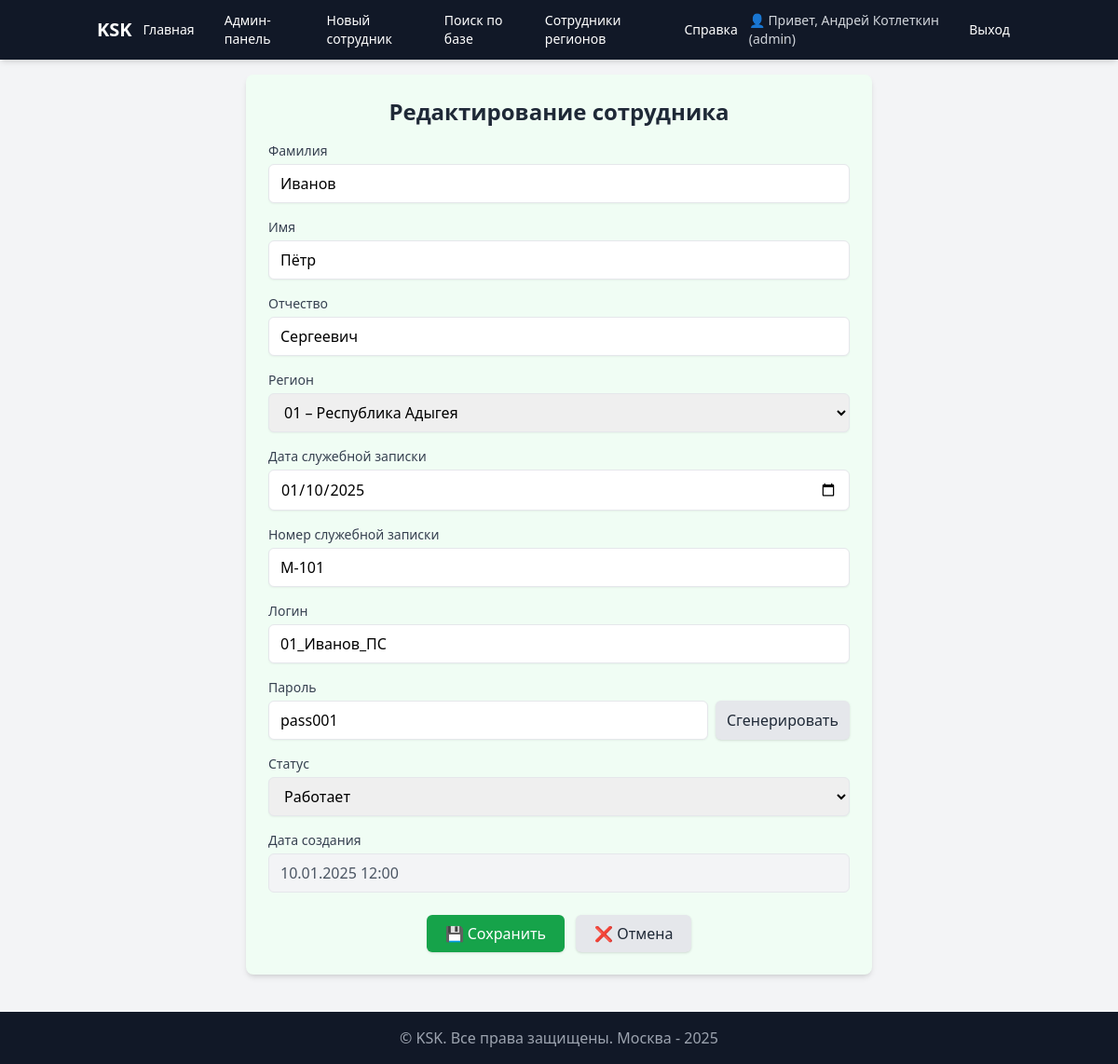
/edit/1/ (signed in), run on the app's committed database.
### users/models.py (models this page shows, shortened)
class User(AbstractUser):
    class Roles(models.TextChoices):
        ADMIN = 'admin', 'Администратор'
        MANAGER = 'staff', 'Персонал'
        VIEWER = 'user', 'Пользователь'
    role = models.CharField(
        max_length=20,
        choices=Roles.choices,
        default=Roles.VIEWER,
        verbose_name='Роль',
    )
    def is_admin(self) -> bool:
        return self.role == self.Roles.ADMIN or self.is_superuser

### employees/models.py (models this page shows, shortened)
class Employee(models.Model):
    ACTIONS = [
        ("create", "Создание"),
        ("block", "Блокировка"),
    ]
    STATUSES = [
        ("active", "Работает"),
        ("blocked", "Заблокирован"),
    ]
    last_name = models.CharField(max_length=100, verbose_name="Фамилия")
    first_name = models.CharField(max_length=100, verbose_name="Имя")
    patronymic = models.CharField(
        max_length=100,
        blank=True,
        null=True,
        verbose_name="Отчество",
    )
    region_name = models.ForeignKey(
        Region,
        on_delete=models.CASCADE,
        related_name="as_name",
        verbose_name="Регион",
    )
    region_code = models.ForeignKey(
        Region,
        on_delete=models.CASCADE,
        related_name="as_code",
        verbose_name="Код региона",
    )
    note_date = models.DateField(
        null=True,
        blank=True,
        verbose_name="Дата служебной записки",
        validators=[validate_not_future],
    )
    note_number = models.CharField(
        max_length=50,
        verbose_name="Номер служебной записки",
    )
    login = models.CharField(
        max_length=150,
        unique=True,
        verbose_name="Логин",
    )
    password = models.CharField(
        max_length=128,
        verbose_name="Пароль (хранится открытым текстом по ТЗ)",
    )
    action = models.CharField(
        max_length=10,
        choices=ACTIONS,
        default="create",
        verbose_name="Действие",
    )
    status = models.CharField(
        max_length=10,
        choices=STATUSES,
        default="active",
        verbose_name="Статус",
    )
    created_at = models.DateTimeField(
        auto_now_add=True,
        verbose_name="Дата создания",
    )
    class Meta:
        verbose_name = "Сотрудник"
        verbose_name_plural = "Сотрудники"

class Region(models.Model):
    name = models.CharField(
        max_length=150,
        verbose_name="Регион (код и название)",
    )
    code = models.CharField(
        max_length=2,
        unique=True,
        verbose_name="Код региона",
        validators=[
            RegexValidator(
                r"^\d{2}$",
                "Код региона должен быть двухзначным",
            )
        ],
    )
    class Meta:
        verbose_name = "Регион"
        verbose_name_plural = "Регионы"

### employees/views.py (the view)
# urls.py: path('edit/<int:pk>/', views.edit_employee, name='edit_employee'),
@login_required
def edit_employee(request, pk):
    if not (request.user.is_admin or request.user.is_manager):
        messages.error(request, "У вас нет прав для редактирования сотрудников.")
        return redirect("search_employee")
    employee = get_object_or_404(Employee, pk=pk)
    if request.method == "POST":
        if request.POST.get("confirm") == "yes":
            form_data = request.session.get("edit_data")
            if not form_data:
                messages.error(request, "Нет данных для сохранения.")
                return redirect("search_employee")
            form = EmployeeForm(form_data, instance=employee)
            if form.is_valid():
                emp = form.save(commit=False)
                emp.login = request.session.get("edit_login", emp.login)
                emp.password = request.session.get("edit_password", emp.password)
                emp.save()
                messages.success(request, f"Сотрудник {emp} успешно изменён!")
                for key in ["edit_data", "edit_login", "edit_password"]:
                    request.session.pop(key, None)
                prev_url = request.POST.get("prev_url") or reverse("search_employee")
                return redirect(prev_url)
        else:
            form = EmployeeForm(request.POST, instance=employee)
            if form.is_valid():
                request.session["edit_data"] = request.POST
                request.session["edit_login"] = request.POST.get("login", employee.login)
                request.session["edit_password"] = request.POST.get("password", employee.password)
                prev_url = request.GET.get("prev_url") or request.META.get(
                    "HTTP_REFERER", reverse("search_employee")
                )
                return render(
                    request,
                    "confirm_edit.html",
                    {"employee": employee, "prev_url": prev_url, "saved": False},
                )
    else:
        form = EmployeeForm(instance=employee)
    return render(request, "edit_employee.html", {"form": form, "employee": employee})

### employees/templates/edit_employee.html (shortened to what this page needs)
{% extends "base.html" %}
{% block content %}
<div class="max-w-2xl mx-auto bg-green-50 shadow-md rounded-lg p-6">
  <h2 class="text-2xl font-bold text-gray-800 mb-4 text-center">
    Редактирование сотрудника
  </h2>
  <form method="post" class="space-y-4">
    <div>
      <label for="id_last_name" class="block text-sm font-medium text-gray-700 mb-1">
        Фамилия
      </label>
      <input type="text" name="last_name" id="id_last_name"
             value="{{ employee.last_name }}"
             class="w-full border rounded-md px-3 py-2 shadow-sm focus:ring focus:ring-indigo-200 focus:border-indigo-500"
             required>
    </div>
    <div>
      <label for="id_first_name" class="block text-sm font-medium text-gray-700 mb-1">
        Имя
      </label>
      <input type="text" name="first_name" id="id_first_name"
             value="{{ employee.first_name }}"
             class="w-full border rounded-md px-3 py-2 shadow-sm focus:ring focus:ring-indigo-200 focus:border-indigo-500"
             required>
    </div>
    <div>
      <label for="id_patronymic" class="block text-sm font-medium text-gray-700 mb-1">
        Отчество
      </label>
      <input type="text" name="patronymic" id="id_patronymic"
             value="{{ employee.patronymic }}"
             class="w-full border rounded-md px-3 py-2 shadow-sm focus:ring focus:ring-indigo-200 focus:border-indigo-500">
    </div>
    <div>
      <label for="id_region_name" class="block text-sm font-medium text-gray-700 mb-1">
        Регион
      </label>
      <select name="region_name" id="id_region_name"
              class="w-full border rounded-md px-3 py-2 shadow-sm focus:ring focus:ring-indigo-200 focus:border-indigo-500">
        {% for region in form.region_name.field.queryset %}
          <option value="{{ region.id }}"
                  {% if employee.region_name.id == region.id %}selected{% endif %}>
            {{ region.name }}
          </option>
        {% endfor %}
      </select>
    </div>
    <div>
      <label for="id_note_date" class="block text-sm font-medium text-gray-700 mb-1">
        Дата служебной записки
      </label>
      <input type="date" name="note_date" id="id_note_date"
             value="{{ employee.note_date|date:'Y-m-d' }}"
             class="w-full border rounded-md px-3 py-2 shadow-sm focus:ring focus:ring-indigo-200 focus:border-indigo-500">
    </div>
    <div>
      <label for="id_note_number" class="block text-sm font-medium text-gray-700 mb-1">
        Номер служебной записки
      </label>
      <input type="text" name="note_number" id="id_note_number"
             value="{{ employee.note_number }}"
             class="w-full border rounded-md px-3 py-2 shadow-sm focus:ring focus:ring-indigo-200 focus:border-indigo-500">
    </div>
    <div>
      <label for="id_login" class="block text-sm font-medium text-gray-700 mb-1">
        Логин
      </label>
      <input type="text" name="login" id="id_login"
             value="{{ employee.login }}"
             class="w-full border rounded-md px-3 py-2 shadow-sm focus:ring focus:ring-indigo-200 focus:border-indigo-500"
             required>
    </div>
    <div>
      <label for="id_password" class="block text-sm font-medium text-gray-700 mb-1">
        Пароль
      </label>
      <div class="flex space-x-2">
        <input type="text" name="password" id="id_password"
               value="{{ employee.password }}"
               class="flex-1 border rounded-md px-3 py-2 shadow-sm focus:ring focus:ring-indigo-200 focus:border-indigo-500"
               required>
        <button type="button"
                class="bg-gray-200 text-gray-800 px-3 py-2 rounded-md shadow hover:bg-gray-300 transition"
                onclick="generatePassword()">
          Сгенерировать
        </button>
      </div>
    </div>
    <div>
      <label for="id_status" class="block text-sm font-medium text-gray-700 mb-1">
        Статус
      </label>
      <select name="status" id="id_status"
              class="w-full border rounded-md px-3 py-2 shadow-sm focus:ring focus:ring-indigo-200 focus:border-indigo-500">
        {% for value, label in form.fields.status.choices %}
          <option value="{{ value }}"
                  {% if employee.status == value %}selected{% endif %}>
            {{ label }}
          </option>
        {% endfor %}
      </select>
    </div>
    <div>
      <label class="block text-sm font-medium text-gray-700 mb-1">
        Дата создания
      </label>
      <input type="text"
             value="{{ employee.created_at|date:'d.m.Y H:i' }}"
             class="w-full border rounded-md px-3 py-2 bg-gray-100 text-gray-600"
             readonly>
    </div>
    <div class="flex justify-center gap-3 pt-2">
      <button type="submit"
              class="bg-green-600 text-white px-5 py-2 rounded-md shadow hover:bg-green-700 transition">
        💾 Сохранить
      </button>
      <a href="{{ request.META.HTTP_REFERER|default:'/' }}"
         class="bg-gray-200 text-gray-800 px-5 py-2 rounded-md shadow hover:bg-gray-300 transition">
        ❌ Отмена
      </a>
    </div>
  </form>
</div>
{% endblock %}

### employees/templates/base.html (shortened to what this page needs)
{% load static %}
<!DOCTYPE html>
<html lang="ru">
<head>
    <link href="{% static 'css/dist/styles.css' %}" rel="stylesheet">
</head>
<body class="bg-gray-100 min-h-screen flex flex-col">
<nav class="bg-gray-900 fixed w-full top-0 z-50 shadow-md">
  <div class="container mx-auto px-4">
    <div class="flex items-center justify-between h-16">
      <a href="{% url 'index' %}" class="text-white text-xl font-bold">KSK</a>
      <div id="menu" class="hidden lg:flex space-x-2 items-center">
        {% if user.is_authenticated %}
          <a href="{% url 'index' %}"
             class="px-3 py-2 rounded-md text-sm font-medium text-white hover:bg-gray-700">
            Главная
          </a>
          {% if user.is_admin %}
            <a href="/admin/"
               class="px-3 py-2 rounded-md text-sm font-medium text-white hover:bg-gray-700">
              Админ-панель
            </a>
          {% endif %}
          {% if user.is_admin or user.is_manager %}
            <a href="{% url 'create_employee' %}"
               class="px-3 py-2 rounded-md text-sm font-medium text-white hover:bg-gray-700">
              Новый сотрудник
            </a>
            <a href="{% url 'search_employee' %}"
               class="px-3 py-2 rounded-md text-sm font-medium text-white hover:bg-gray-700">
              Поиск по базе
            </a>
            <a href="{% url 'employees_by_region' %}"
               class="px-3 py-2 rounded-md text-sm font-medium text-white hover:bg-gray-700">
              Сотрудники регионов
            </a>
          {% endif %}
        {% endif %}
        <a href="{% url 'help' %}"
           class="px-3 py-2 rounded-md text-sm font-medium text-white hover:bg-gray-700">
          Справка
        </a>
      </div>
      <div class="hidden lg:flex items-center space-x-3">
        {% if user.is_authenticated %}
          <span class="text-gray-300 text-sm">
            👤 Привет,
            {% if user.first_name or user.last_name %}
              {{ user.first_name }} {{ user.last_name }}
            {% else %}
              {{ user.username }}
            {% endif %}
            ({{ user.role }})
          </span>
          <a href="{% url 'logout' %}"
             class="px-3 py-2 rounded-md text-sm font-medium text-white hover:bg-red-600">
            Выход
          </a>
        {% else %}
          <a href="{% url 'login' %}"
             class="px-3 py-2 rounded-md text-sm font-medium text-white hover:bg-green-600">
            Вход
          </a>
        {% endif %}
      </div>
    </div>
  </div>
</nav>
<main class="container mx-auto px-4 pt-20 flex-1">
  {% block content %}{% endblock %}
</main>
<footer class="bg-gray-900 text-gray-400 text-center py-4 mt-10">
  © {{ now|date:"Y" }} KSK. Все права защищены. Москва - 2025
</footer>
</body>
</html>

### data on the page
User: first_name "Андрей", last_name "Котлеткин", role "admin"
Employee: last_name "Иванов", first_name "Пётр", patronymic "Сергеевич", region_name "01 – Республика Адыгея", note_date "01/10/2025", note_number "M-101", login "01_Иванов_ПС", password "pass001", status "Работает", created_at "10.01.2025 12:00"
